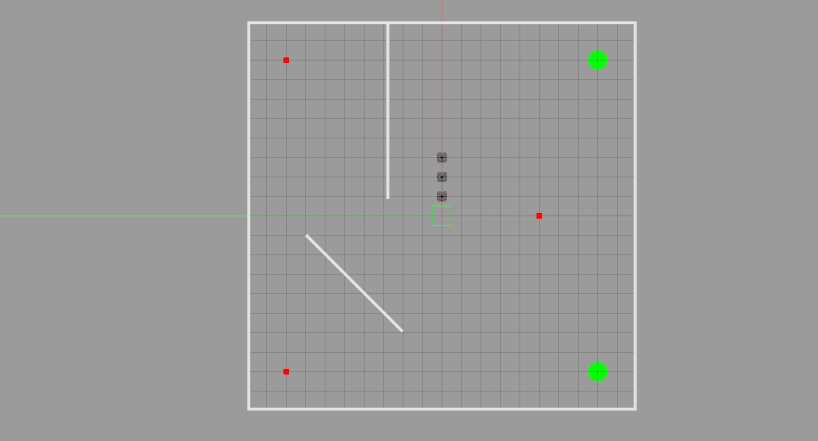
%> input picture Astar e LA/walber_2.jpg, 1636 x 882 px (shown at 1/2 size)
$ octave --eval "result = gazimg2grid('walber_2.jpg');"   (GNU Octave 9; MATLAB toolbox functions it lacks are replaced by stand-ins)
%> lines starting %> are read from the running program, lines starting %| are printed output that depends on the picture; in (x1, y1, x2, y2) boxes, pixels count from 0 and x2, y2 are one past the last pixel; in counts of white or black regions, pixels touching at a corner belong together; the program's own positions count from 1
% Get occupancy grid from gazebo screenshot
function [BW] = gazimg2grid(filename)
%> called with filename = 'walber_2.jpg'
    img = imread(filename);
%> img is the input picture: size 882x1636x3 uint8; mean R, G, B 155.1, 155.5, 155
    img = imresize(img, 0.2);
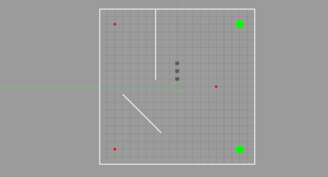
%> img: size 177x328x3 uint8; mean R, G, B 155.1, 155.5, 155
    hsvImage = rgb2hsv(img);
%> hsvImage: size 177x328x3 double; mean H, S, V 0.0147, 0.00341, 0.61
    hImage = hsvImage(:, :, 1);
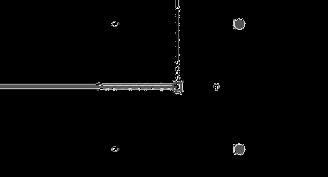
%> hImage: size 177x328 double; min 0, max 0.999, mean 0.0147
    sImage = hsvImage(:, :, 2);
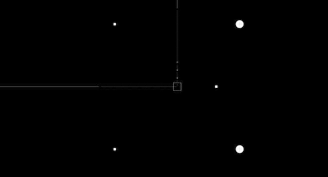
%> sImage: size 177x328 double; min 0, max 1, mean 0.00341
    vImage = hsvImage(:, :, 3);
    grayMask = sImage < 0.1; % or whatever....
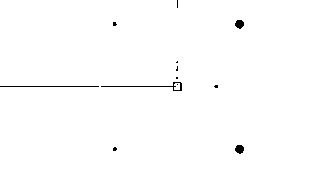
%> grayMask: size 177x328 logical; 99.3% white; 12 black regions (8 under 20 px), largest, box (x1, y1, x2, y2) and area: (101, 82, 182, 91) 113, (0, 86, 99, 87) 99, (235, 145, 244, 154) 62, (235, 20, 244, 29) 61
    whitePixels = (vImage > 0.8) & grayMask; % or whatever.
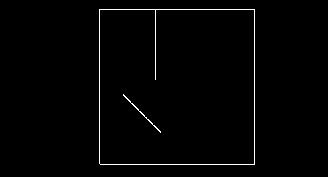
%> whitePixels: size 177x328 logical; 1.3% white in thin lines or dots, all inside (x1, y1, x2, y2) = (99, 9, 255, 165)
    BW = bwmorph(whitePixels, 'close', 2);
    props = regionprops(BW, 'Area', 'BoundingBox');
%> props = 2 regions; box (x1, y1, x2, y2) and Area: (99, 9, 255, 165) 689, (123, 94, 161, 133) 71
    [~, idx] = max([props.Area]);
%> idx = 1
    bbox = round(props(idx).BoundingBox);
%> bbox = [100 10 156 156]
    BW = BW(bbox(2):bbox(2)+bbox(4)-1, ...
            bbox(1):bbox(1)+bbox(3)-1);
%> BW: size 156x156 logical; 3.1% white in thin lines or dots
    BW = imrotate(BW, -90);
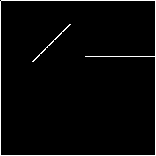
%> BW: size 156x156 logical; 3.1% white in thin lines or dots
    BW = bwmorph(BW, 'dilate', 5);
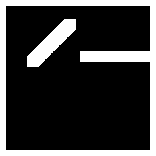
%> BW: size 156x156 logical; 21.8% white; 2 white regions, box (x1, y1, x2, y2) and area: (0, 0, 156, 156) 4370, (27, 19, 76, 67) 941
    imshow(BW);
end
